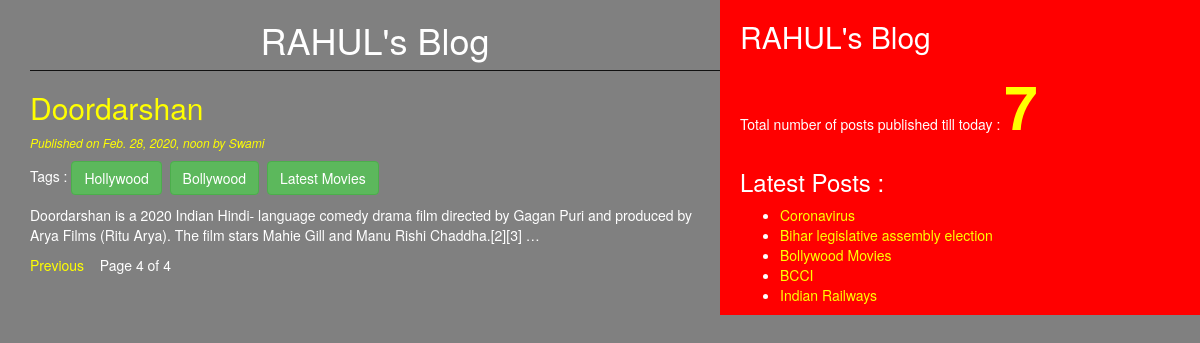
/?page=4, run on the app's committed database.
### blogapp/models.py (models this page shows, shortened)
class Post(models.Model):
    STATUS_CHOICES = (('draft','Draft'), ('published','Published'),)
    title = models.CharField(max_length = 256)
    slug = models.SlugField(max_length = 256, unique_for_date = 'publish')
    author = models.ForeignKey(User, models.SET_NULL, blank=True, null=True, related_name = 'blog_posts')
    body = models.TextField()
    publish = models.DateTimeField(default = timezone.now)
    created = models.DateTimeField(auto_now_add = True)
    updated = models.DateTimeField(auto_now = True)
    status = models.CharField(max_length = 10, choices = STATUS_CHOICES, default = 'draft')
    objects = CustomManager()
    tags = TaggableManager()    #It is a model manager responsible for everything related to taggs.
    class Meta:
        ordering = ('-publish',)
    def get_absolute_url(self):
        return reverse('post_detail', args = [self.publish.year, self.publish.strftime('%m'), self.publish.strftime('%d'), self.slug])

### blogapp/views.py (the view)
# urls.py: path('', views.post_list_view),
def post_list_view(request, tag_slug = None):
    post_list = Post.objects.all()
    tag = None
    if tag_slug:
        tag = get_object_or_404(Tag, slug = tag_slug)
        post_list = post_list.filter(tags__in=[tag])
    paginator = Paginator(post_list, 2)
    page_number = request.GET.get('page')
    try:
        post_list = paginator.page(page_number)
    except PageNotAnInteger:
        post_list = paginator.page(1)
    except EmptyPage:
        post_list = paginator.page(paginator.num_pages)
    return render(request, 'blogapp/post_list.html', {'post_list' : post_list, 'tag' : tag})

### blogapp/models.py (called while the page is built)
    def get_queryset(self):
        return super().get_queryset().filter(status = 'published')

### blogapp/templatetags/blogapp_tags.py (called while the page is built)
@register.simple_tag(name='my_tag')
def total_posts():
    return Post.objects.count()

@register.inclusion_tag('blogapp/latest_posts123.html')
def show_latest_posts(count=5):
    latest_posts = Post.objects.order_by('-publish')[:count]
    return {'latest_posts' : latest_posts}

### templates/blogapp/post_list.html (shortened to what this page needs)
<!DOCTYPE html>
{% extends 'blogapp/base.html' %}
{% block content %}
  <h1>RAHUL's Blog</h1>
  {% for post in post_list %}
  <a href="{{post.get_absolute_url}}"><h2>{{ post.title }}</h2></a>
  <p id = "date">Published on {{post.publish}} by {{post.author|title}}</p>
  <p>  Tags :
      {% for tag in post.tags.all %}
        <a href="{%url 'post_list_by_tag_name' tag.slug %}" class = "btn btn-success">{{tag.name}}</a>&nbsp
      {% endfor %}
  </p>
  {{post.body|truncatewords:30|linebreaks}}
  {% endfor %}
  {% include 'blogapp/pagination.html' with page=post_list %}
{% endblock %}

### templates/blogapp/latest_posts123.html
<ul>
  {% for post in latest_posts %}
    <li><a href="{{post.get_absolute_url}}">{{ post.title }}</a></li>
  {% endfor %}
</ul>

### static/css/blog.css (style rules this page uses)
h1 { text-align: center; border-bottom: 1px solid #111; padding-bottom: 10px; }
body { background-color: grey; color: white; }
#date { color: yellow; font-size: 12px; font-style: italic; }
a { color: yellow; }

### data on the page
Post: title "Doordarshan", publish "Feb. 28, 2020, noon", author "Swami", body "Doordarshan is a 2020 Indian Hindi- language comedy drama film directed by Gagan Puri and produced by Arya Films (Ritu Arya). The film stars Mahie Gill and Manu Rishi Chaddha.[2][3] …"
Tag: name "Hollywood"
Tag: name "Bollywood"
Tag: name "Latest Movies"
Post: title "Coronavirus"
Post: title "Bihar legislative assembly election"
Post: title "Bollywood Movies"
Post: title "BCCI"
Post: title "Indian Railways"

### other printed values
{{ page.number }} "4"
{{ page.paginator.num_pages }} "4"
